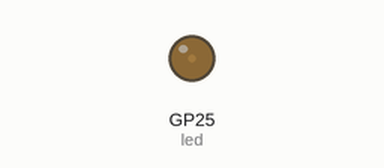
The program below on a simulated Raspberry Pi Pico running MicroPython. On the bench: output pins drawn as LEDs (lit = HIGH).

Above: at 0.05 s.
At 0.4 s:
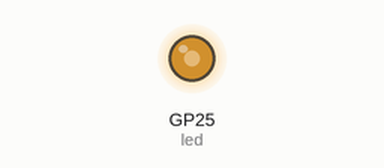
At 0.8 s:
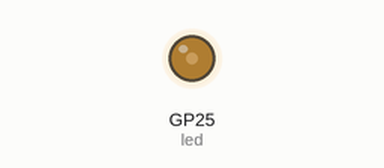
Timing chart, 0 to 3.0 s (numbered marks = the images above):
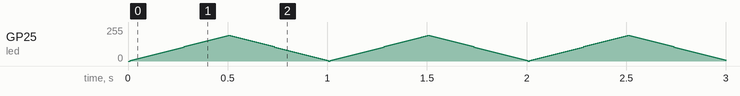

The program:

LEDblink2.py
```python
from machine import Pin ,PWM
from time import sleep

max=50000

led = PWM(Pin("LED", Pin.OUT))
led.freq(1000)


while True:
    for duty in range(0,max,1000):
        led.duty_u16(duty)
        sleep(0.01)

    for duty in range(max, 0, -1000):
        led.duty_u16(duty)
        sleep(0.01)
    
```
